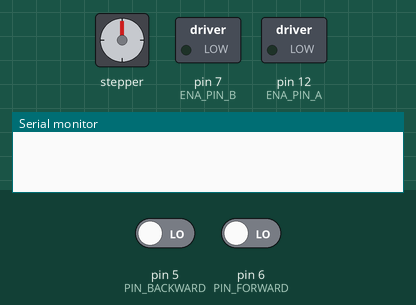
This sketch was run on a simulated Arduino Uno, built with avr-gcc and run on an emulated ATmega328P. Parts: stepper motor, switched loads named in the sketch (green lamp = pin HIGH), the last lines printed to the serial monitor. Inputs (shaded band) come from the test bench; at power-on: pin 5 (PIN_BACKWARD) LOW, pin 6 (PIN_FORWARD) LOW. Stepper angles assume 200 steps per turn.

Above: at 2.8 s.
2.9 s: pin 5 (PIN_BACKWARD) driven HIGH
At 4.8 s:
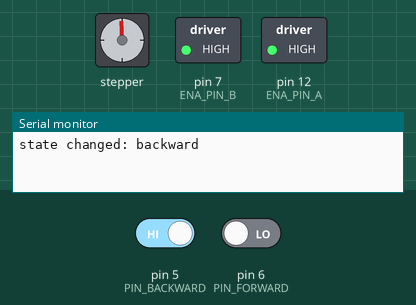
7.0 s: pin 5 (PIN_BACKWARD) driven LOW
At 7.7 s:
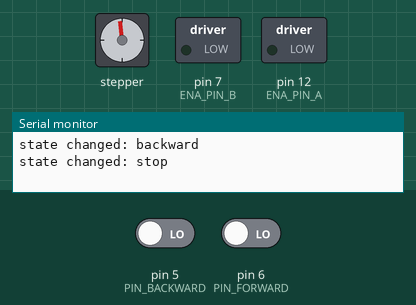
8.5 s: pin 6 (PIN_FORWARD) driven HIGH
At 12.4 s:
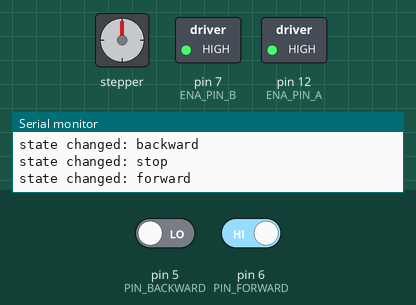
12.6 s: pin 6 (PIN_FORWARD) driven LOW
At 14.0 s:
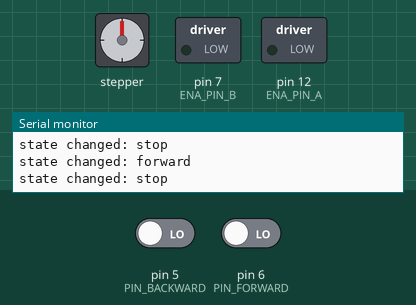
Timing chart, 0 to 15.5 s (numbered marks = the images above; inputs shaded):
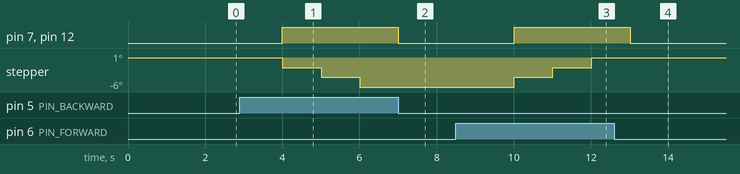

The sketch:

stepper.ino
```cpp
#include <Arduino.h>
#include <Stepper.h>

#define POSITIVE_ROUNDS 2
#define NEGATIVE_ROUNDS POSITIVE_ROUNDS * -1
#define STEPS_PER_REV 200
#define SPEED_RPM 100
#define IN1_PIN 11
#define IN2_PIN 10
#define IN3_PIN 9
#define IN4_PIN 8
#define ENA_PIN_A 12
#define ENA_PIN_B 7

int PIN_FORWARD = 6;
int PIN_BACKWARD = 5;
bool move_forward = false;
bool move_backward = false;
bool stop = true;
bool state_forward = false;
bool state_backward = false;
bool state_stop = true;
String state = "stop";
bool state_changed = false;
int my_delay = 1000;

Stepper stepper = Stepper(STEPS_PER_REV, IN1_PIN, IN2_PIN, IN3_PIN, IN4_PIN);
void enableStepper() {
  digitalWrite(ENA_PIN_A, HIGH);
  digitalWrite(ENA_PIN_B, HIGH);
}
void disableStepper() {
  digitalWrite(ENA_PIN_A, LOW);
  digitalWrite(ENA_PIN_B, LOW);
}
void setup() {
  // Set the motor speed (RPMs):
  stepper.setSpeed(SPEED_RPM);
  pinMode(ENA_PIN_A, OUTPUT);
  pinMode(ENA_PIN_B, OUTPUT);
  pinMode(PIN_FORWARD, INPUT);
  pinMode(PIN_BACKWARD, INPUT);
  Serial.begin(9600);
}
void loop() {
  /*
  enableStepper();
  // make several rounds CW
  stepper.step(POSITIVE_ROUNDS * STEPS_PER_REV);
  disableStepper();
  delay(2000);
  enableStepper();
  // make several rounds CCW
  stepper.step(NEGATIVE_ROUNDS * STEPS_PER_REV);
  disableStepper();
  delay(2000);
  */
  state_forward = digitalRead(PIN_FORWARD);
  state_backward = digitalRead(PIN_BACKWARD);
  state_stop = state_backward == state_forward;

  state_changed = false;
  if(state_forward && (state != "forward"))
  {
    state_changed = true;
    state_stop = false;
    state = "forward";
  }
  if (state_backward && (state != "backward"))
  {
    state_changed = true;
    state_stop = false;
    state = "backward";
  }
  if (state_stop && (state != "stop"))
  {
    state_changed = true;
    state_stop = true;
    state = "stop";
  }

  if (state_changed)
  {
    Serial.print("state changed: ");
    Serial.println(state);
    if (state_stop)
    {
      disableStepper();
    }
  }
  else {
  {
    if (state_forward)
    {
      enableStepper();
      stepper.step(1);
      delay(1);
    }

    if (state_backward)
    {
      enableStepper();
      stepper.step(-1);
    }
  }
  }

  delay(my_delay);

}
```

Measured:
- after the input at 7.0 s, pin 7 (ENA_PIN_B), pin 12 (ENA_PIN_A): HIGH → LOW at once; stepper: stops changing and stays -6°
- after the input at 12.6 s, pin 7 (ENA_PIN_B), pin 12 (ENA_PIN_A): HIGH → LOW after 0.42 s; stepper: stays 0° (without the input it goes to 1° after 0.42 s)
